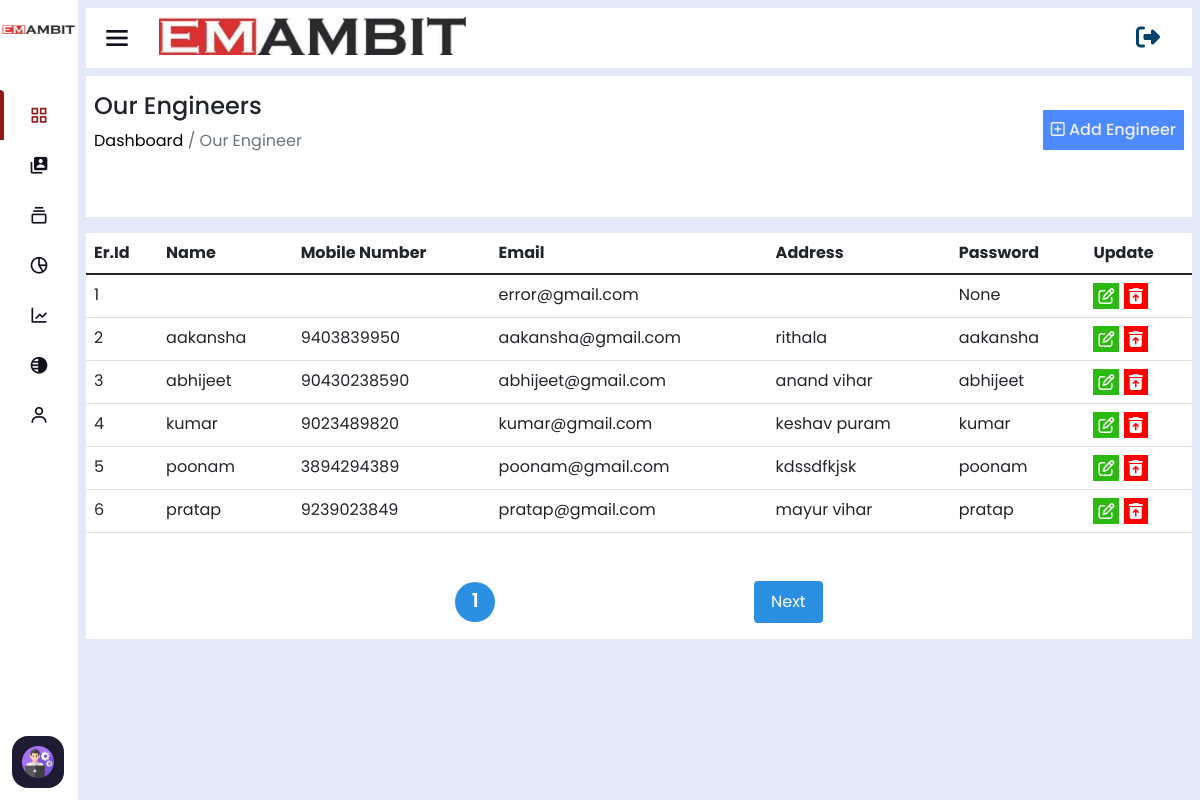
Screenshot of /manage-engineer/ (signed in) with the database file from the repository.
### home/models.py (models this page shows, shortened)
class CustomUser(AbstractUser):
    username = None
    email = models.EmailField(unique=True)
    user_phone = models.CharField(max_length=50,unique=True)
    user_address=models.CharField(max_length=50)
    user_gender=models.CharField(max_length=50)
    user_status=models.CharField(max_length=100,null=True,blank=True,default='Engineer')
    total_cost=models.IntegerField(default=0,null=True,blank=True)
    visible_password=models.CharField(max_length=254,null=True,blank=True)
    attendance_status=models.CharField(max_length=250,null=True,blank=True,default="A")
    USERNAME_FIELD = 'email'
    REQUIRED_FIELDS = []
    objects = CustomUserManager()

### home/views.py (the view)
# urls.py: path('manage-engineer/',manageEngineer_view),
@login_required(login_url='/login')
def manageEngineer_view(request):
    engineers=CustomUser.objects.filter(user_status="Engineer").order_by('-id')
    p = Paginator(engineers, 6)
    page_number = request.GET.get('page')
    try:
        page_obj = p.get_page(page_number)
    except PageNotAnInteger:
        page_obj = p.page(1)
    except EmptyPage:
        page_obj = p.page(p.num_pages)
    return render(request,'our-engineer.html',{'data':page_obj})

### home/templates/our-engineer.html (shortened to what this page needs)
<!DOCTYPE html>
<html lang="en" dir="ltr">
<head>
  {% include 'header-links.html' %}
</head>
<body>
  {% include 'header.html' %}
  {% if user.is_authenticated and user.is_superuser %}
  <section class="nav-section">
    {% include 'subtitle.html' %}
    <div class="breadcum">
      <div class="flex">
        <div>
          <h2>Our Engineers</h2>
          <p> <a href="/"> Dashboard</a> / Our Engineer</p>
        </div>
        <div class="assign-engineer-btn p-2">
          <a href="/add-engineer"><i class="fa-regular fa-square-plus"></i> Add Engineer</a>
        </div>
      </div>
    </div>
    <div class="assign-engineer-table overflow-auto editable-table" style="background: white;">
      <div class="row">
        <div class="col-md-12">
          <table class="table large-table">
            <thead>
              <tr>
                <th scope="col">Er.Id</th>
                <th scope="col">Name</th>
                <th scope="col">Mobile Number</th>
                <th scope="col">Email</th>
                <th scope="col">Address</th>
                <th scope="col">Password</th>
                <th scope="col">Update</th>
              </tr>
            </thead>
            <tbody>
              {% for i in data.object_list %}
              <tr>
                <td>{{forloop.counter}}</td>
                <td>{{i.first_name}}</td>
                <td>{{i.user_phone}}</td>
                <td>{{i.email}}</td>
                <td>{{i.user_address}}</td>
                <td>{{i.visible_password}}</td>
                <td>
                  <a href="/update-engineer/{{i.id}}"><i class="fa-regular fa-pen-to-square"></i></a>
                  <a href="/delete-engineer/{{i.id}}"><i class="fa-solid fa-trash-can-arrow-up"></i></a>
                </td>
              </tr>
              {% endfor %}
            </tbody>
          </table>
          <div class="pagination">
            <span class="num" >{{data.number}}</span>
            {%if data.has_next %}
                <a class="btn next" href="?page={{data.next_page_number}}">Next</a>
            {% endif %}
          </div>
        </div>
      </div>
    </div>
  </section>
  {% else %}
  <script>
      window.location.href='/page-note-found'
  </script>
  {% endif %}
</body>
</html>

### home/static/assets/css/sidebar.css (style rules this page uses)
* { margin: 0; padding: 0; box-sizing: border-box; font-family: 'Poppins', sans-serif; }
.nav-section { position: relative; background: #E4E9F7; min-height: 100vh; left: 260px; width: calc(100% - 260px); transition: all 0.5s ease; }
.sidebar.close~.nav-section { left: 78px; width: calc(100% - 78px); }

### home/static/assets/css/style.css (style rules this page uses)
* { margin: 0; padding: 0; box-sizing: border-box; font-family: "Poppins" , sans-serif; text-decoration: none; }
a { text-decoration: none !important; }
:root { --main-bg : #E4E9F7; --light-white: #f0f0f0; --light-white-p: #6c757d; --color-anchor: #0d6efd; --color-blue: #4d8aff; --color-dark-blue: #004269; --color-blu : #4387c0; --color-blue-light : #00AAA9; --color-orange : orange; --color-green : rgb(44, 185, 16); }
.flex { display: flex; align-items: center; justify-content: space-between; margin-bottom: 2rem; }
.breadcum { background: white; padding: 1rem 0.5rem; margin-bottom: 1rem; }
.breadcum h2 { font-size: 1.5rem; }
.breadcum p { color: var(--light-white-p); }
.breadcum a { color: black; }
table { width: 100%; }
.assign-engineer-btn { background: var(--color-blue); display: inline-block; }
.assign-engineer-btn a { color: var(--light-white); font-weight: 500; }
.editable-table td .fa-pen-to-square { background: var(--color-green); color: white; padding: 5px; }
.editable-table td .fa-trash-can-arrow-up { background: red; color: white; padding: 5px; }
td .fa-trash-can-arrow-up { background: red; color: white; padding: 5px; }
.large-table { min-width: 850px; }
.nav-section { padding: 0.5rem !important; }
.pagination { padding: 1rem 0; display: flex; align-items: center; justify-content: space-evenly; width: 80%; margin: auto; margin-top: 2rem; background: rgba(255, 255, 255, 0.353); border-radius: 10px; }
.pagination .btn { padding: 0.5rem 1rem; color: white; background: var(--color-blue-light); background: rgb(43, 144, 226); }
.pagination .num { padding: 0.2rem 0.5rem; font-size: 1.2rem; font-weight: 600; background: rgb(43, 144, 226); color: white; height: 40px; width: 40px; border-radius: 50%; display: flex; align-items: center; justify-content: center; }

### rows the page displays
CustomUser: email "error@gmail.com", visible_password "None"
CustomUser: first_name "aakansha", user_phone "9403839950", email "aakansha@gmail.com", user_address "rithala", visible_password "aakansha"
CustomUser: first_name "abhijeet", user_phone "90430238590", email "abhijeet@gmail.com", user_address "anand vihar", visible_password "abhijeet"
CustomUser: first_name "kumar", user_phone "9023489820", email "kumar@gmail.com", user_address "keshav puram", visible_password "kumar"
CustomUser: first_name "poonam", user_phone "3894294389", email "poonam@gmail.com", user_address "kdssdfkjsk", visible_password "poonam"
CustomUser: first_name "pratap", user_phone "9239023849", email "pratap@gmail.com", user_address "mayur vihar", visible_password "pratap"

### other values shown
{{ data.number }} "1"
